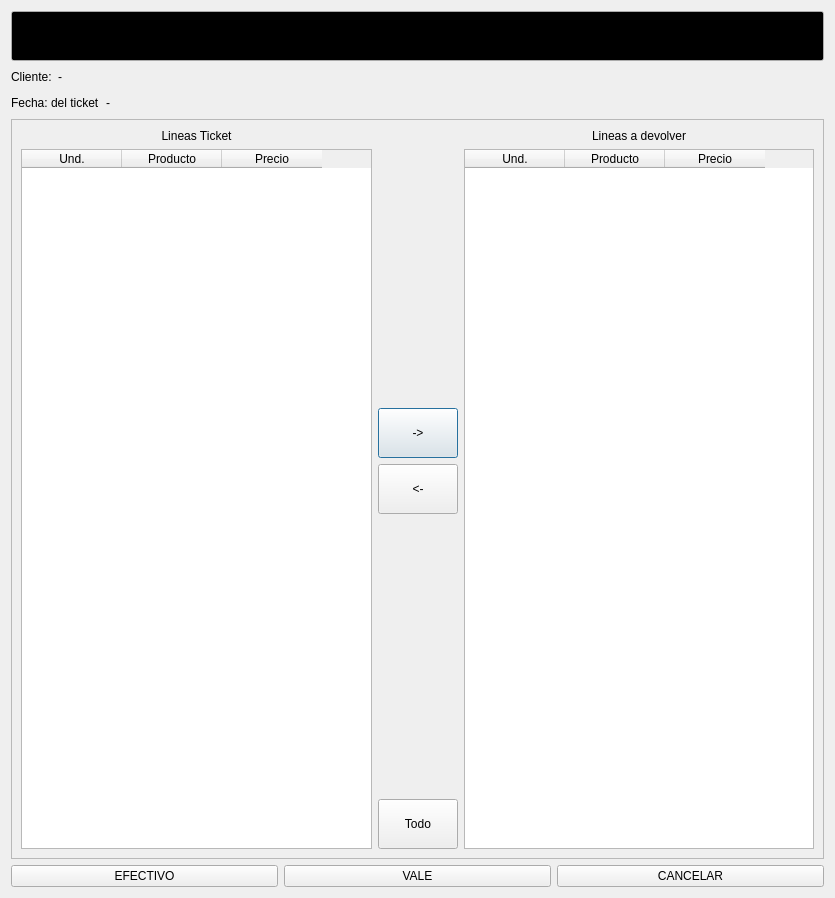
<ui version="4.0" >
 <class>Dialog</class>
 <widget class="QDialog" name="Dialog" >
  <property name="geometry" >
   <rect>
    <x>0</x>
    <y>0</y>
    <width>835</width>
    <height>898</height>
   </rect>
  </property>
  <property name="windowTitle" >
   <string>Dialog</string>
  </property>
  <layout class="QVBoxLayout" name="verticalLayout_11" >
   <item>
    <widget class="QLineEdit" name="mui_refLineEdit" >
     <property name="sizePolicy" >
      <sizepolicy vsizetype="Minimum" hsizetype="Minimum" >
       <horstretch>0</horstretch>
       <verstretch>0</verstretch>
      </sizepolicy>
     </property>
     <property name="minimumSize" >
      <size>
       <width>600</width>
       <height>50</height>
      </size>
     </property>
     <property name="palette" >
      <palette>
       <active>
        <colorrole role="WindowText" >
         <brush brushstyle="SolidPattern" >
          <color alpha="255" >
           <red>0</red>
           <green>255</green>
           <blue>0</blue>
          </color>
         </brush>
        </colorrole>
        <colorrole role="Light" >
         <brush brushstyle="SolidPattern" >
          <color alpha="255" >
           <red>255</red>
           <green>255</green>
           <blue>255</blue>
          </color>
         </brush>
        </colorrole>
        <colorrole role="Text" >
         <brush brushstyle="SolidPattern" >
          <color alpha="255" >
           <red>0</red>
           <green>255</green>
           <blue>0</blue>
          </color>
         </brush>
        </colorrole>
        <colorrole role="BrightText" >
         <brush brushstyle="SolidPattern" >
          <color alpha="255" >
           <red>255</red>
           <green>255</green>
           <blue>255</blue>
          </color>
         </brush>
        </colorrole>
        <colorrole role="Base" >
         <brush brushstyle="SolidPattern" >
          <color alpha="255" >
           <red>0</red>
           <green>0</green>
           <blue>0</blue>
          </color>
         </brush>
        </colorrole>
       </active>
       <inactive>
        <colorrole role="WindowText" >
         <brush brushstyle="SolidPattern" >
          <color alpha="255" >
           <red>0</red>
           <green>255</green>
           <blue>0</blue>
          </color>
         </brush>
        </colorrole>
        <colorrole role="Light" >
         <brush brushstyle="SolidPattern" >
          <color alpha="255" >
           <red>255</red>
           <green>255</green>
           <blue>255</blue>
          </color>
         </brush>
        </colorrole>
        <colorrole role="Text" >
         <brush brushstyle="SolidPattern" >
          <color alpha="255" >
           <red>0</red>
           <green>255</green>
           <blue>0</blue>
          </color>
         </brush>
        </colorrole>
        <colorrole role="BrightText" >
         <brush brushstyle="SolidPattern" >
          <color alpha="255" >
           <red>255</red>
           <green>255</green>
           <blue>255</blue>
          </color>
         </brush>
        </colorrole>
        <colorrole role="Base" >
         <brush brushstyle="SolidPattern" >
          <color alpha="255" >
           <red>0</red>
           <green>0</green>
           <blue>0</blue>
          </color>
         </brush>
        </colorrole>
       </inactive>
       <disabled>
        <colorrole role="WindowText" >
         <brush brushstyle="SolidPattern" >
          <color alpha="255" >
           <red>146</red>
           <green>145</green>
           <blue>144</blue>
          </color>
         </brush>
        </colorrole>
        <colorrole role="Light" >
         <brush brushstyle="SolidPattern" >
          <color alpha="255" >
           <red>255</red>
           <green>255</green>
           <blue>255</blue>
          </color>
         </brush>
        </colorrole>
        <colorrole role="Text" >
         <brush brushstyle="SolidPattern" >
          <color alpha="255" >
           <red>165</red>
           <green>164</green>
           <blue>164</blue>
          </color>
         </brush>
        </colorrole>
        <colorrole role="BrightText" >
         <brush brushstyle="SolidPattern" >
          <color alpha="255" >
           <red>255</red>
           <green>255</green>
           <blue>255</blue>
          </color>
         </brush>
        </colorrole>
        <colorrole role="Base" >
         <brush brushstyle="SolidPattern" >
          <color alpha="255" >
           <red>244</red>
           <green>244</green>
           <blue>244</blue>
          </color>
         </brush>
        </colorrole>
       </disabled>
      </palette>
     </property>
     <property name="text" >
      <string/>
     </property>
     <property name="alignment" >
      <set>Qt::AlignRight|Qt::AlignTrailing|Qt::AlignVCenter</set>
     </property>
    </widget>
   </item>
   <item>
    <layout class="QHBoxLayout" name="horizontalLayout_2" >
     <item>
      <widget class="QLabel" name="label_2" >
       <property name="sizePolicy" >
        <sizepolicy vsizetype="Minimum" hsizetype="Preferred" >
         <horstretch>0</horstretch>
         <verstretch>0</verstretch>
        </sizepolicy>
       </property>
       <property name="text" >
        <string>Cliente:</string>
       </property>
      </widget>
     </item>
     <item>
      <widget class="QLabel" name="mui_clienteLabel" >
       <property name="sizePolicy" >
        <sizepolicy vsizetype="Minimum" hsizetype="Preferred" >
         <horstretch>0</horstretch>
         <verstretch>0</verstretch>
        </sizepolicy>
       </property>
       <property name="text" >
        <string>-</string>
       </property>
      </widget>
     </item>
     <item>
      <spacer name="horizontalSpacer" >
       <property name="orientation" >
        <enum>Qt::Horizontal</enum>
       </property>
       <property name="sizeHint" stdset="0" >
        <size>
         <width>40</width>
         <height>20</height>
        </size>
       </property>
      </spacer>
     </item>
    </layout>
   </item>
   <item>
    <layout class="QHBoxLayout" name="horizontalLayout_4" >
     <item>
      <widget class="QLabel" name="label_4" >
       <property name="sizePolicy" >
        <sizepolicy vsizetype="Minimum" hsizetype="Preferred" >
         <horstretch>0</horstretch>
         <verstretch>0</verstretch>
        </sizepolicy>
       </property>
       <property name="text" >
        <string>Fecha: del ticket</string>
       </property>
      </widget>
     </item>
     <item>
      <widget class="QLabel" name="mui_fechaLabel" >
       <property name="sizePolicy" >
        <sizepolicy vsizetype="Minimum" hsizetype="Minimum" >
         <horstretch>0</horstretch>
         <verstretch>0</verstretch>
        </sizepolicy>
       </property>
       <property name="text" >
        <string>-</string>
       </property>
      </widget>
     </item>
     <item>
      <spacer name="horizontalSpacer_2" >
       <property name="orientation" >
        <enum>Qt::Horizontal</enum>
       </property>
       <property name="sizeHint" stdset="0" >
        <size>
         <width>40</width>
         <height>20</height>
        </size>
       </property>
      </spacer>
     </item>
    </layout>
   </item>
   <item>
    <widget class="QFrame" name="frame" >
     <property name="frameShape" >
      <enum>QFrame::StyledPanel</enum>
     </property>
     <property name="frameShadow" >
      <enum>QFrame::Raised</enum>
     </property>
     <layout class="QVBoxLayout" name="verticalLayout" >
      <item>
       <layout class="QHBoxLayout" name="horizontalLayout_3" >
        <item>
         <layout class="QVBoxLayout" name="verticalLayout_9" >
          <item>
           <widget class="QLabel" name="label_5" >
            <property name="text" >
             <string>Lineas Ticket</string>
            </property>
            <property name="alignment" >
             <set>Qt::AlignCenter</set>
            </property>
           </widget>
          </item>
          <item>
           <widget class="QTableWidget" name="mui_ticketTable" >
            <property name="editTriggers" >
             <set>QAbstractItemView::NoEditTriggers</set>
            </property>
            <column>
             <property name="text" >
              <string>Und.</string>
             </property>
            </column>
            <column>
             <property name="text" >
              <string>Producto</string>
             </property>
            </column>
            <column>
             <property name="text" >
              <string>Precio</string>
             </property>
            </column>
           </widget>
          </item>
         </layout>
        </item>
        <item>
         <layout class="QVBoxLayout" name="verticalLayout_10" >
          <item>
           <spacer name="verticalSpacer_2" >
            <property name="orientation" >
             <enum>Qt::Vertical</enum>
            </property>
            <property name="sizeHint" stdset="0" >
             <size>
              <width>20</width>
              <height>40</height>
             </size>
            </property>
           </spacer>
          </item>
          <item>
           <widget class="QPushButton" name="mui_anadirButton" >
            <property name="sizePolicy" >
             <sizepolicy vsizetype="Fixed" hsizetype="Fixed" >
              <horstretch>0</horstretch>
              <verstretch>0</verstretch>
             </sizepolicy>
            </property>
            <property name="minimumSize" >
             <size>
              <width>50</width>
              <height>50</height>
             </size>
            </property>
            <property name="text" >
             <string>-></string>
            </property>
           </widget>
          </item>
          <item>
           <widget class="QPushButton" name="mui_sacarButton" >
            <property name="sizePolicy" >
             <sizepolicy vsizetype="Fixed" hsizetype="Fixed" >
              <horstretch>0</horstretch>
              <verstretch>0</verstretch>
             </sizepolicy>
            </property>
            <property name="minimumSize" >
             <size>
              <width>50</width>
              <height>50</height>
             </size>
            </property>
            <property name="text" >
             <string>&lt;-</string>
            </property>
           </widget>
          </item>
          <item>
           <spacer name="verticalSpacer" >
            <property name="orientation" >
             <enum>Qt::Vertical</enum>
            </property>
            <property name="sizeHint" stdset="0" >
             <size>
              <width>20</width>
              <height>40</height>
             </size>
            </property>
           </spacer>
          </item>
          <item>
           <widget class="QPushButton" name="mui_todoButton" >
            <property name="sizePolicy" >
             <sizepolicy vsizetype="Fixed" hsizetype="Fixed" >
              <horstretch>0</horstretch>
              <verstretch>0</verstretch>
             </sizepolicy>
            </property>
            <property name="minimumSize" >
             <size>
              <width>50</width>
              <height>50</height>
             </size>
            </property>
            <property name="text" >
             <string>Todo</string>
            </property>
           </widget>
          </item>
         </layout>
        </item>
        <item>
         <layout class="QVBoxLayout" name="verticalLayout_8" >
          <item>
           <widget class="QLabel" name="label_6" >
            <property name="text" >
             <string>Lineas a devolver</string>
            </property>
            <property name="alignment" >
             <set>Qt::AlignCenter</set>
            </property>
           </widget>
          </item>
          <item>
           <widget class="QTableWidget" name="mui_devolverTable" >
            <property name="editTriggers" >
             <set>QAbstractItemView::NoEditTriggers</set>
            </property>
            <column>
             <property name="text" >
              <string>Und.</string>
             </property>
            </column>
            <column>
             <property name="text" >
              <string>Producto</string>
             </property>
            </column>
            <column>
             <property name="text" >
              <string>Precio</string>
             </property>
            </column>
           </widget>
          </item>
         </layout>
        </item>
       </layout>
      </item>
     </layout>
    </widget>
   </item>
   <item>
    <layout class="QHBoxLayout" name="horizontalLayout" >
     <item>
      <widget class="QPushButton" name="mui_efectivoButton" >
       <property name="text" >
        <string>EFECTIVO</string>
       </property>
      </widget>
     </item>
     <item>
      <widget class="QPushButton" name="mui_valeButton" >
       <property name="text" >
        <string>VALE</string>
       </property>
      </widget>
     </item>
     <item>
      <widget class="QPushButton" name="mui_cancelarButton" >
       <property name="text" >
        <string>CANCELAR</string>
       </property>
      </widget>
     </item>
    </layout>
   </item>
  </layout>
 </widget>
 <resources/>
 <connections/>
</ui>
